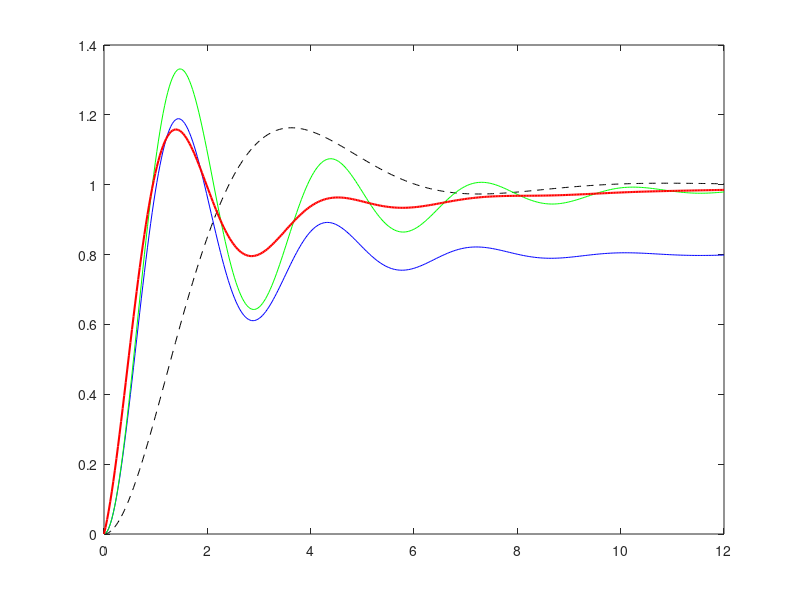

The MATLAB script that drew this image: (Note: this script raises an error after producing the figure.)
% closed_loop_pid.m
% Build a PID controller and close the loop around a 2nd-order plant
% G(s) = 1 / (s^2 + s + 1). Compare open-loop step vs closed-loop step
% with a hand-tuned P / PI / PID. Open-loop product C*G is built by
% polynomial multiplication (conv); closed loop = CG / (1 + CG).



clear
close all

% Plant.
numG = 1;
denG = [1, 1, 1];
G = tf(numG, denG);

% Controller numerators / denominators.
%   P:   C = Kp                            → num = [Kp],         den = 1
%   PI:  C = (Kp s + Ki) / s               → num = [Kp Ki],     den = [1 0]
%   PID: C = (Kd s^2 + Kp s + Ki) / s      → num = [Kd Kp Ki],  den = [1 0]
ctls = struct();
ctls.P   = struct('num', 4,            'den', 1);
ctls.PI  = struct('num', [4, 1],       'den', [1, 0]);
ctls.PID = struct('num', [0.6, 4, 1],  'den', [1, 0]);

t = linspace(0, 12, 400);
y_open = step(G, t);
names  = {'P', 'PI', 'PID'};
y      = cell(1, 3);

for k = 1:3
    c = ctls.(names{k});
    % CG = (numC * numG) / (denC * denG)
    numCG = conv(c.num, numG);
    denCG = conv(c.den, denG);
    % T = CG / (1 + CG) = numCG / (denCG + numCG); pad numerator to align.
    n_pad = [zeros(1, numel(denCG) - numel(numCG)), numCG];
    T = tf(numCG, denCG + n_pad);
    y{k} = step(T, t);
end

figure;
plot(t, y_open, 'k--', t, y{1}, 'b', t, y{2}, 'g', t, y{3}, 'r', 'LineWidth', 1.5);
hold on;
yline(1, 'k:'); hold off;
grid on;
xlabel('time (s)'); ylabel('output');
legend('open loop', 'P only', 'PI', 'PID', 'setpoint = 1', 'location', 'southeast');
title('Closed-loop step response — P / PI / PID');
